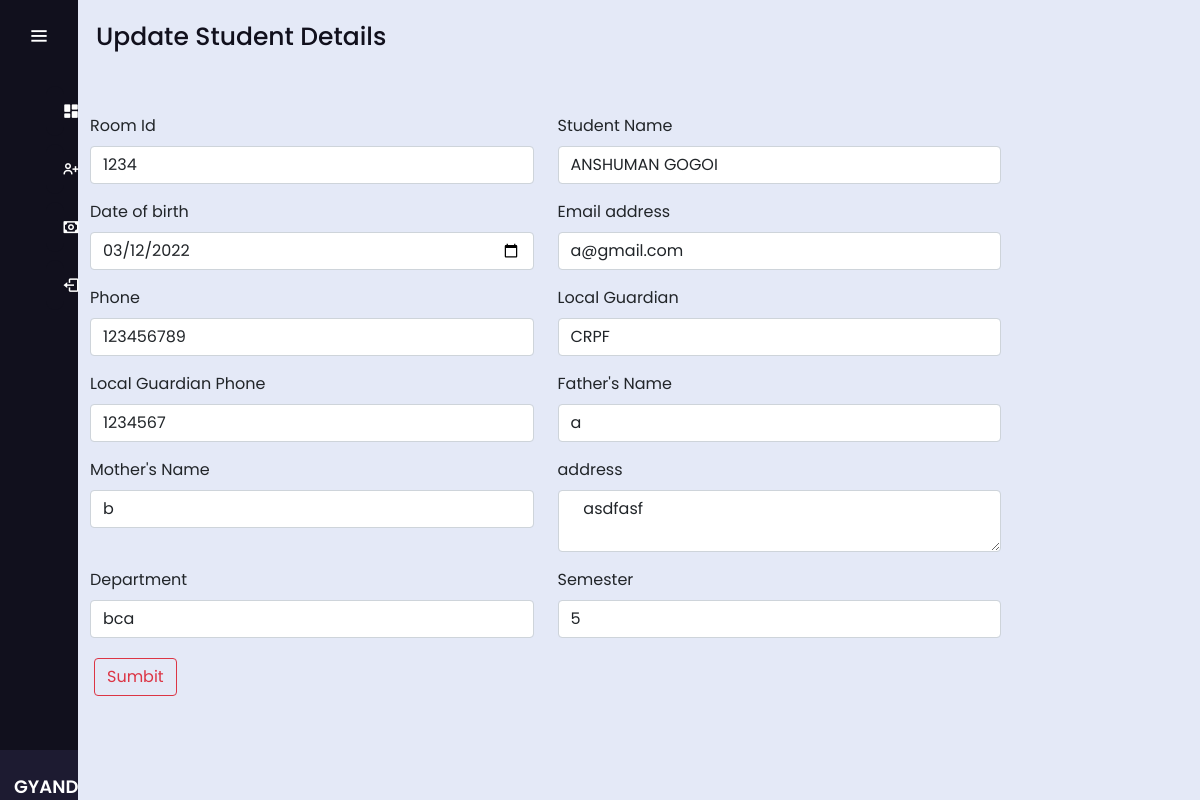
The app's page /admin_login/update_student_details.php?id=1 (signed in) with its own data.
### tables this page shows
CREATE TABLE `student` (
  `s_id` int(11) NOT NULL,
  `s_username` varchar(100) NOT NULL,
  `s_email` varchar(100) NOT NULL,
  `s_password` varchar(100) NOT NULL,
  `s_dob` date NOT NULL,
  `s_contact` bigint(100) NOT NULL,
  `s_gname` varchar(100) NOT NULL,
  `s_gcontact` bigint(100) NOT NULL,
  `s_address` varchar(255) NOT NULL,
  `s_fname` varchar(100) NOT NULL,
  `s_mname` varchar(100) NOT NULL,
  `s_department` varchar(100) NOT NULL,
  `s_semester` varchar(50) NOT NULL,
  `s_roomid` varchar(11) NOT NULL,
  `status` int(11) NOT NULL,
  `complain` varchar(2000) NOT NULL
);

### admin_login/update_student_details.php (the view, shortened to what this page needs)
<?php
include 'config.php';
?>
<!DOCTYPE html>
<html lang="en">
<head>
    <link href="https://cdn.jsdelivr.net/npm/bootstrap@5.1.3/dist/css/bootstrap.min.css" rel="stylesheet">
    <link rel="stylesheet" href="style1.css">
    <link href='https://unpkg.com/boxicons@2.0.7/css/boxicons.min.css' rel='stylesheet'>
</head>
<body>
    <div class="sidebar">
        <div class="logo-details">
            <i class='bx bx-menu' id="btn"></i>
        </div>
        <ul class="nav-list">
            <li>
                <a href="admin_panel.php">
                    <i class='bx bxs-dashboard'></i>
                </a>
            </li>
            <li>
                <a href="edit_students_details.php">
                    <i class='bx bx-user-plus'></i>
                </a>
            </li>
            <li>
                <a href="fee_details.php">
                    <i class='bx bx-money'></i>
                </a>
            </li>
            <li>
                <a href="logout.php">
                    <i class='bx bx-log-out' id="log_out"></i>
                </a>
            </li>
            <li class="profile">
                <div class="profile-details">
                    <div class="name_job">
                        <div class="name"><?php echo ($_SESSION['username']); ?>
                        </div>
                    </div>
                </div>
            </li>
        </ul>
    </div>
    <section class="home-section">
        <div class="text">Update Student Details</div>
        <div class="container">
            <?php
            if (isset($_GET['id'])) {
                $student_id = $_GET['id'];
            }
            $sql = "select * from student where s_id=' $student_id'";
            $res = mysqli_query($conn, $sql) or die("query failed :" . mysqli_error($conn));
            if (mysqli_num_rows($res) > 0) {
                while ($row = mysqli_fetch_assoc($res)) {
            ?>
                    <form action="" method="post">
                        <div class="row">
                        <div class="col-md-5">
                                <div class="mb-3">
                                </div>
                            </div>
                        </div>
                        <div class="row">
                            <div class="col-md-5">
                                <div class="mb-3">
                                    <label for="exampleFormControlInput1" class="form-label">Room Id</label>
                                    <input type="text" name="room_id" class="form-control" id="exampleFormControlInput1" placeholder="roomn id" value="<?php echo $row['s_roomid'] ?>">
                                </div>
                            </div>
                            <div class=" col-md-5">
                                <div class="mb-3">
                                    <label for="exampleFormControlInput1" class="form-label">Student Name</label>
                                    <input type="text" name="student_name" class="form-control" id="exampleFormControlInput1" placeholder="enter student name" value="<?php echo $row['s_username'] ?>">
                                </div>
                            </div>
                        </div>
                        <div class=" row">
                            <div class="col-md-5">
                                <div class="mb-3">
                                    <label for="exampleFormControlInput1" class="form-label"> Date of birth</label>
                                    <input type="date" name="dob" class="form-control" id="exampleFormControlInput1" value="<?php echo $row['s_dob'] ?>">
                                </div>
                            </div>
                            <div class=" col-md-5">
                                <div class="mb-3">
                                    <label for="exampleFormControlInput1" class="form-label">Email address</label>
                                    <input type="email" name="email" class="form-control" id="exampleFormControlInput1" placeholder="name@example.com" value="<?php echo $row['s_email'] ?>">
                                </div>
                            </div>
                        </div>
                        <div class=" row">
                            <div class="col-md-5">
                                <div class="mb-3">
                                    <label for="exampleFormControlInput1" class="form-label">Phone</label>
                                    <input type="text" name="phone" class="form-control" id="exampleFormControlInput1" placeholder="mobile nomber" value="<?php echo $row['s_contact'] ?>">
                                </div>
                            </div>
                            <div class=" col-md-5">
                                <div class="mb-3">
                                    <label for="exampleFormControlInput1" class="form-label">Local Guardian</label>
                                    <input type="text" name="local_guardian" class="form-control" id="exampleFormControlInput1" placeholder="Local Guardian" value="<?php echo $row['s_gname'] ?>">
                                </div>
                            </div>
                        </div>
                        <div class=" row">
                            <div class="col-md-5">
                                <div class="mb-3">
                                    <label for="exampleFormControlInput1" class="form-label">Local Guardian Phone</label>
                                    <input type="text" name="phone_l_guardian" class="form-control" id="exampleFormControlInput1" placeholder="Local Guardian Phone" value="<?php echo $row['s_gcontact'] ?>">
                                </div>
                            </div>
                            <div class=" col-md-5">
                                <div class="mb-3">
                                    <label for="exampleFormControlInput1" class="form-label">Father's Name</label>
                                    <input type="text" name="father" class="form-control" id="exampleFormControlInput1" placeholder="Father Name" value="<?php echo $row['s_fname'] ?>">
                                </div>
                            </div>
                        </div>
                        <div class=" row">
                            <div class="col-md-5">
                                <div class="mb-3">
                                    <label for="exampleFormControlInput1" class="form-label">Mother's Name</label>
                                    <input type="text" name="mother" class="form-control" id="exampleFormControlInput1" placeholder="mother's name" value="<?php echo $row['s_mname'] ?>">
                                </div>
                            </div>
                            <div class=" col-md-5">
                                <div class="mb-3">
                                    <label for="exampleFormControlInput1" class="form-label">address</label>
                                    <textarea type="text" name="address" class="form-control" id="exampleFormControlInput1" placeholder="enter address"> <?php echo $row['s_address'] ?></textarea>
                                </div>
                            </div>
                        </div>
                        <div class="row">
                            <div class="col-md-5">
                                <div class="mb-3">
                                    <label for="exampleFormControlInput1" class="form-label">Department</label>
                                    <input type="text" name="department" class="form-control" id="exampleFormControlInput1" placeholder="Department" value="<?php echo $row['s_department'] ?>">
                                </div>
                            </div>
                            <div class=" col-md-5">
                                <div class="mb-3">
                                    <label for="exampleFormControlInput1" class="form-label">Semester</label>
                                    <input type="text" name="sem" class="form-control" id="exampleFormControlInput1" placeholder="Semester" value="<?php echo $row['s_semester'] ?>">
                                </div>
                            </div>
                        </div>
                        <button class=" btn btn-outline-danger" name="submit">Sumbit</button>
                    </form>
            <?php
                }
            }
            ?>
        </div>
    </section>
</body>
</html>

### admin_login/style1.css (style rules this page uses)
* { margin: 0; padding: 0; box-sizing: border-box; font-family: "Poppins" , sans-serif; }
.sidebar { position: fixed; left: 0; top: 0; height: 100%; width: 78px; background: #11101D; padding: 6px 14px; z-index: 99; transition: all 0.5s ease; }
.sidebar .logo-details { height: 60px; display: flex; align-items: center; position: relative; }
.sidebar .logo-details #btn { position: absolute; top: 50%; right: 0; transform: translateY(-50%); font-size: 22px; transition: all 0.4s ease; font-size: 23px; text-align: center; cursor: pointer; transition: all 0.5s ease; }
.sidebar i { color: #fff; height: 60px; min-width: 50px; font-size: 28px; text-align: center; line-height: 60px; }
.sidebar .nav-list { margin-top: 20px; height: 100%; }
.sidebar li { position: relative; margin: 8px 0; list-style: none; }
.sidebar li a { display: flex; height: 100%; width: 100%; border-radius: 12px; align-items: center; text-decoration: none; transition: all 0.4s ease; background: #11101D; }
.sidebar li i { height: 50px; line-height: 50px; font-size: 18px; border-radius: 12px; }
.sidebar li.profile { position: fixed; height: 50px; width: 78px; left: 0; bottom: -8px; padding: 10px 14px; background: #1d1b31; transition: all 0.5s ease; overflow: hidden; }
.sidebar li .profile-details { display: flex; align-items: center; flex-wrap: nowrap; }
.sidebar li.profile .name, .sidebar li.profile .job { font-size: 18px; font-weight: 600; color: #fff; white-space: nowrap; }
.home-section { position: relative; background: #E4E9F7; min-height: 100vh; top: 0; left: 78px; width: calc(100% - 78px); transition: all 0.5s ease; z-index: 2; }
.home-section .text { display: inline-block; color: #11101d; font-size: 25px; font-weight: 500; margin: 18px }

### admin_login/update_student_details.php (style rules this page uses)
button { font-size: 10px; border: none; display: inline-block; padding: 10px; border-radius: 10px; margin: 4px; }

### records on screen
student: room_id "1234", student_name "ANSHUMAN GOGOI", dob "03/12/2022", email "a@gmail.com", phone "123456789", local_guardian "CRPF", phone_l_guardian "1234567", father "a", mother "b", address "asdfasf", department "bca", sem "5"
